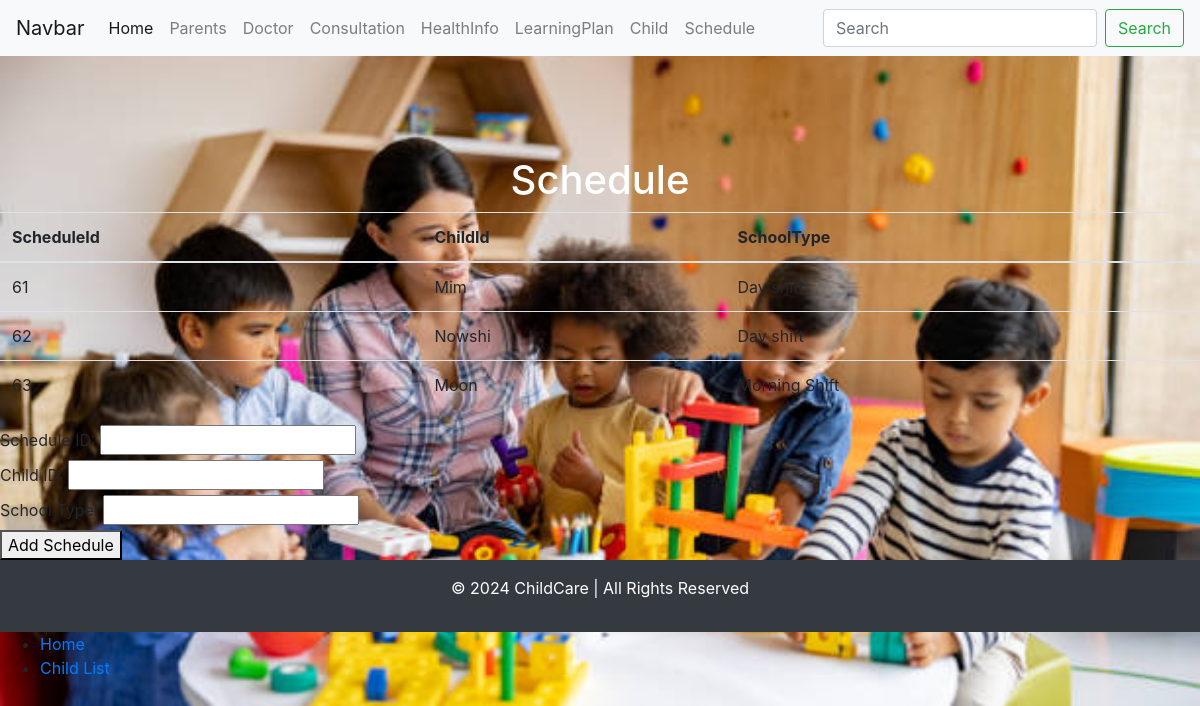
/Schedule/, run on the app's committed database.
### ChildCare/models.py (models this page shows, shortened)
class Schedule(models.Model):
    ScheduleId = models.IntegerField(blank=True, null=True)
    ChildId= models.ForeignKey(Child, on_delete=models.CASCADE)
    SchoolType=models.CharField(max_length=200)

class Child(models.Model):
    Childname = models.CharField(max_length=200)
    ChildId=models.IntegerField(blank=True, null=True)
    ParentsId=models.ForeignKey(Parents, on_delete=models.CASCADE, blank=True, null=True)
    ChildCertificate=models.ImageField(upload_to='certificate/')
    BrithDate = models.DateField(blank=True, null=True)
    def __str__(self):
        return self.Childname

### ChildCare/views.py (the view)
# urls.py: path('Schedule/', c_views.schedule, name='schedule'),
def schedule(request):
    schedule_data = Schedule.objects.all()  # Fetch all records
    context = {
        'object_project': schedule_data,  # Match the template variable
    }
    return render(request, template_name='ChildCare/Schedule.html', context=context)

### template/ChildCare/Schedule.html (shortened to what this page needs)
{% extends 'base.html' %}
{% block content %}
<h1>Schedule</h1>
<table class="table">
  <thead>
    <tr>
      <th scope="col">ScheduleId</th>
      <th scope="col">ChildId</th>
      <th scope="col">SchoolType</th>
    </tr>
  </thead>
  <tbody id="schedule-table-body">
  {% for p in object_project %}
    <tr>
      <td>{{ p.ScheduleId }}</td>
      <td>{{ p.ChildId }}</td>
      <td>{{ p.SchoolType }}</td>
    </tr>
  {% endfor %}
  </tbody>
</table>
<form id="add-schedule-form">
  <div>
    <label for="schedule-id">Schedule ID:</label>
    <input type="text" id="schedule-id" name="schedule_id" required>
  </div>
  <div>
    <label for="child-id">Child ID:</label>
    <input type="text" id="child-id" name="child_id" required>
  </div>
  <div>
    <label for="school-type">School Type:</label>
    <input type="text" id="school-type" name="school_type" required>
  </div>
  <button type="button" id="add-schedule-button">Add Schedule</button>
</form>
{% endblock %}

### static/css/style.css (style rules this page uses)
body { background-image: url("..images/mygp.jpg"); background-size: cover; background-repeat: no-repeat; background-attachment: fixed; }
h1 { color: white; text-align: center; padding-top: 100px; }

### data on the page
Schedule: ScheduleId "61", ChildId "Mim", SchoolType "Day shift"
Schedule: ScheduleId "62", ChildId "Nowshi", SchoolType "Day shift"
Schedule: ScheduleId "63", ChildId "Moon", SchoolType "Morning Shift"
